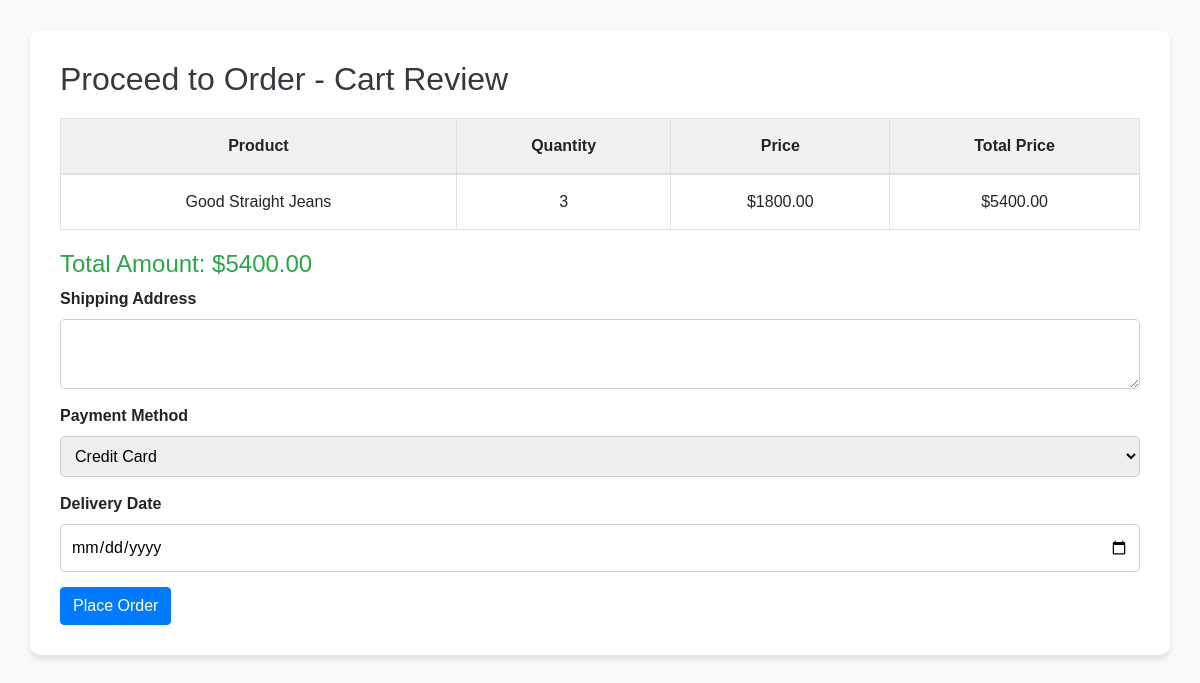
The page /order/ (signed in) on the database as committed earlier.
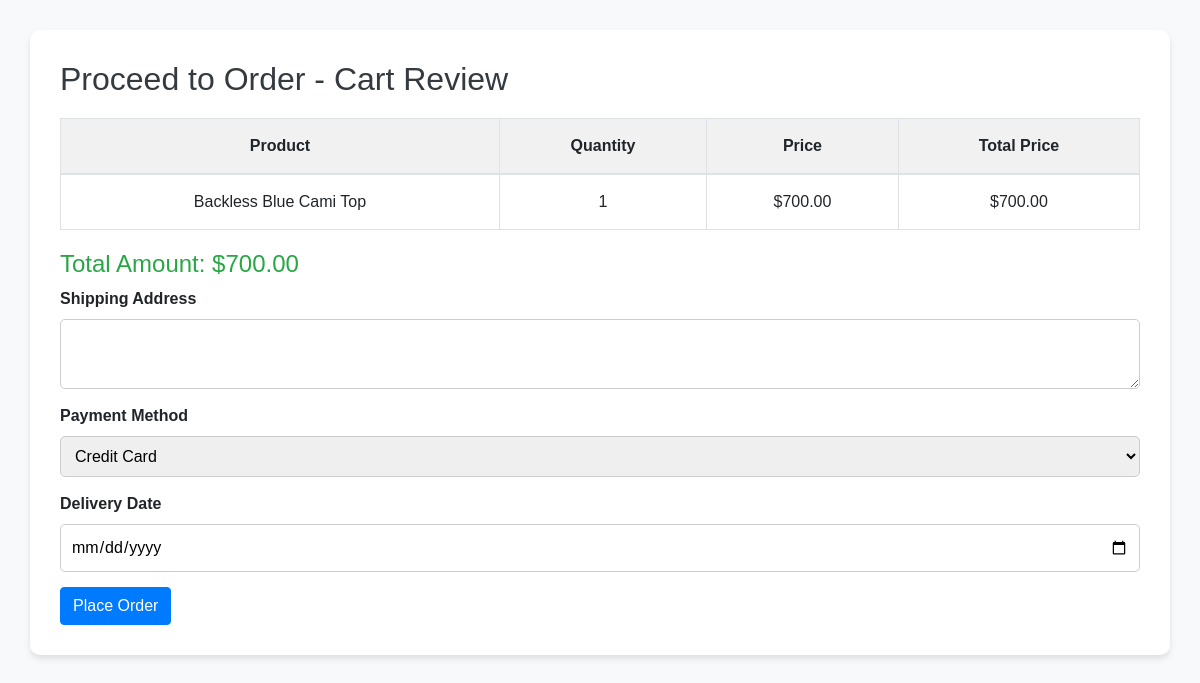
The same page on the database as committed later.
### app/models.py (models this page shows, shortened)
class AddToCart(models.Model):
    user = models.ForeignKey(User, on_delete=models.CASCADE, related_name="cart_items")
    product = models.ForeignKey(Product, on_delete=models.CASCADE)
    quantity = models.PositiveIntegerField(default=1)
    added_at = models.DateTimeField(auto_now_add=True)

class Product(models.Model):
    product_name = models.CharField(max_length=80)
    product_price = models.DecimalField(max_digits=10, decimal_places=2, null=True, blank=True)
    product_description = models.TextField(null=True, blank=True)
    color = models.CharField(max_length=50, null=True, blank=True)
    material = models.CharField(max_length=100, null=True, blank=True)
    stock = models.IntegerField(null=True)
    category = models.ForeignKey(Category, on_delete=models.CASCADE)
    subcategory = models.ForeignKey(SubCategory, on_delete=models.CASCADE)
    user = models.ForeignKey(User, on_delete=models.CASCADE, null=True)

### app/views.py (the view, shortened to what this page needs)
# urls.py: path('order/', proceed_order, name="proceed_order"),
def proceed_order(request):
    cart_items = AddToCart.objects.filter(user=request.user)
    if not cart_items:
        return HttpResponse("Your cart is empty.")
    total_amount = 0
    for item in cart_items:
        product = item.product
        quantity = item.quantity
        total_amount += product.product_price * quantity
        item.total_price = product.product_price * quantity
    return render(request, 'proceed_order.html', {'cart_items': cart_items, 'total_amount': total_amount})

### templates/proceed_order.html (shortened to what this page needs)
<!DOCTYPE html>
<html lang="en">
<head>
    <link rel="stylesheet" href="https://stackpath.bootstrapcdn.com/bootstrap/4.5.2/css/bootstrap.min.css">
</head>
<body>
    <div class="container">
        <h2>{% if is_buy_now %}Buy Now - Product Review{% else %}Proceed to Order - Cart Review{% endif %}</h2>
        {% if is_buy_now %}
            <div class="product-detail-wrapper">
                <div class="product-info">
                    <h4>{{ product.product_name }}</h4>
                    <p><strong>Price: ${{ product.product_price }}</strong></p>
                    <p><strong>Quantity:</strong>
                       <input type="number" name="quantity" value="1" min="1" max={{product.stock}} class="form-control" required>
                    </p>
                </div>
                <div class="product-images">
                    <img src="{{ product.images.first.image.url }}" alt="{{ product.product_name }}" style="max-width: 100px; height: auto;">
                </div>
            </div>
        {% else %}
            {% if cart_items %}
                <table class="table table-bordered">
                    <thead>
                        <tr>
                            <th>Product</th>
                            <th>Quantity</th>
                            <th>Price</th>
                            <th>Total Price</th>
                        </tr>
                    </thead>
                    <tbody>
                        {% for item in cart_items %}
                            <tr>
                                <td>{{ item.product.product_name }}</td>
                                <td>{{ item.quantity }}</td>
                                <td>${{ item.product.product_price }}</td>
                                <td>${{ item.total_price }}</td>
                            </tr>
                        {% endfor %}
                    </tbody>
                </table>
                <div class="Amount">
                    <h4>Total Amount: ${{ total_amount }}</h4>
                </div>
            {% else %}
                <p>Your cart is empty. Add items to the cart first.</p>
            {% endif %}
        {% endif %}
        <form method="POST">
            <div class="form">
                <label for="shipping_address">Shipping Address</label>
                <textarea id="shipping_address" name="shipping_address" class="form-control" required></textarea>
            </div>
            <div class="form">
                <label for="payment_method">Payment Method</label>
                <select id="payment_method" name="payment_method" class="control" required>
                    <option value="credit_card">Credit Card</option>
                </select>
            </div>
            <div class="form">
                <label for="delivery_date">Delivery Date</label>
                <input type="date" name="delivery_date" id="delivery_date" required>
            </div>
            <button type="submit" class="btn btn-primary">
                {% if is_buy_now %}
                    Buy Now
                {% else %}
                    Place Order
                {% endif %}
            </button>
        </form>
    </div>
</body>
</html>

Rows that differ between the two databases and show on the page:
removed AddToCart: product.product_name "Good Straight Jeans", quantity "3", product.product_price "1800.00", total_price "5400.00"
added AddToCart: product.product_name "Backless Blue Cami Top", quantity "1", product.product_price "700.00", total_price "700.00"
Other text that changed with them:
{{ total_amount }}: "5400.00" → "700.00"
